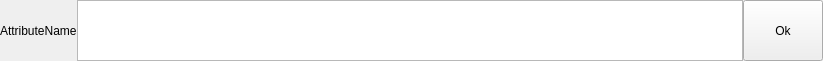
<?xml version="1.0" encoding="UTF-8"?>
<ui version="4.0">
 <class>dbe::StringAttributeWidgetForm</class>
 <widget class="QWidget" name="dbe::StringAttributeWidgetForm">
  <property name="geometry">
   <rect>
    <x>0</x>
    <y>0</y>
    <width>823</width>
    <height>61</height>
   </rect>
  </property>
  <property name="sizePolicy">
   <sizepolicy hsizetype="Expanding" vsizetype="Expanding">
    <horstretch>0</horstretch>
    <verstretch>0</verstretch>
   </sizepolicy>
  </property>
  <property name="minimumSize">
   <size>
    <width>0</width>
    <height>0</height>
   </size>
  </property>
  <property name="maximumSize">
   <size>
    <width>16777215</width>
    <height>16777215</height>
   </size>
  </property>
  <property name="baseSize">
   <size>
    <width>541</width>
    <height>159</height>
   </size>
  </property>
  <property name="windowTitle">
   <string>Form</string>
  </property>
  <layout class="QHBoxLayout" name="horizontalLayout">
   <property name="spacing">
    <number>0</number>
   </property>
   <property name="sizeConstraint">
    <enum>QLayout::SetNoConstraint</enum>
   </property>
   <property name="margin">
    <number>0</number>
   </property>
   <item>
    <widget class="QLabel" name="AttributeNameLabel">
     <property name="sizePolicy">
      <sizepolicy hsizetype="Preferred" vsizetype="Preferred">
       <horstretch>0</horstretch>
       <verstretch>0</verstretch>
      </sizepolicy>
     </property>
     <property name="minimumSize">
      <size>
       <width>0</width>
       <height>0</height>
      </size>
     </property>
     <property name="maximumSize">
      <size>
       <width>521</width>
       <height>25</height>
      </size>
     </property>
     <property name="text">
      <string>AttributeName</string>
     </property>
    </widget>
   </item>
   <item>
    <widget class="string_attr_text_edit" name="StringLineEdit"/>
   </item>
   <item>
    <widget class="QPushButton" name="OkButton">
     <property name="sizePolicy">
      <sizepolicy hsizetype="Preferred" vsizetype="Preferred">
       <horstretch>0</horstretch>
       <verstretch>0</verstretch>
      </sizepolicy>
     </property>
     <property name="focusPolicy">
      <enum>Qt::TabFocus</enum>
     </property>
     <property name="text">
      <string>Ok</string>
     </property>
    </widget>
   </item>
  </layout>
 </widget>
 <customwidgets>
  <customwidget>
   <class>string_attr_text_edit</class>
   <extends>QTextEdit</extends>
   <header>string_attr_text_edit.h</header>
  </customwidget>
 </customwidgets>
 <resources/>
 <connections/>
</ui>
